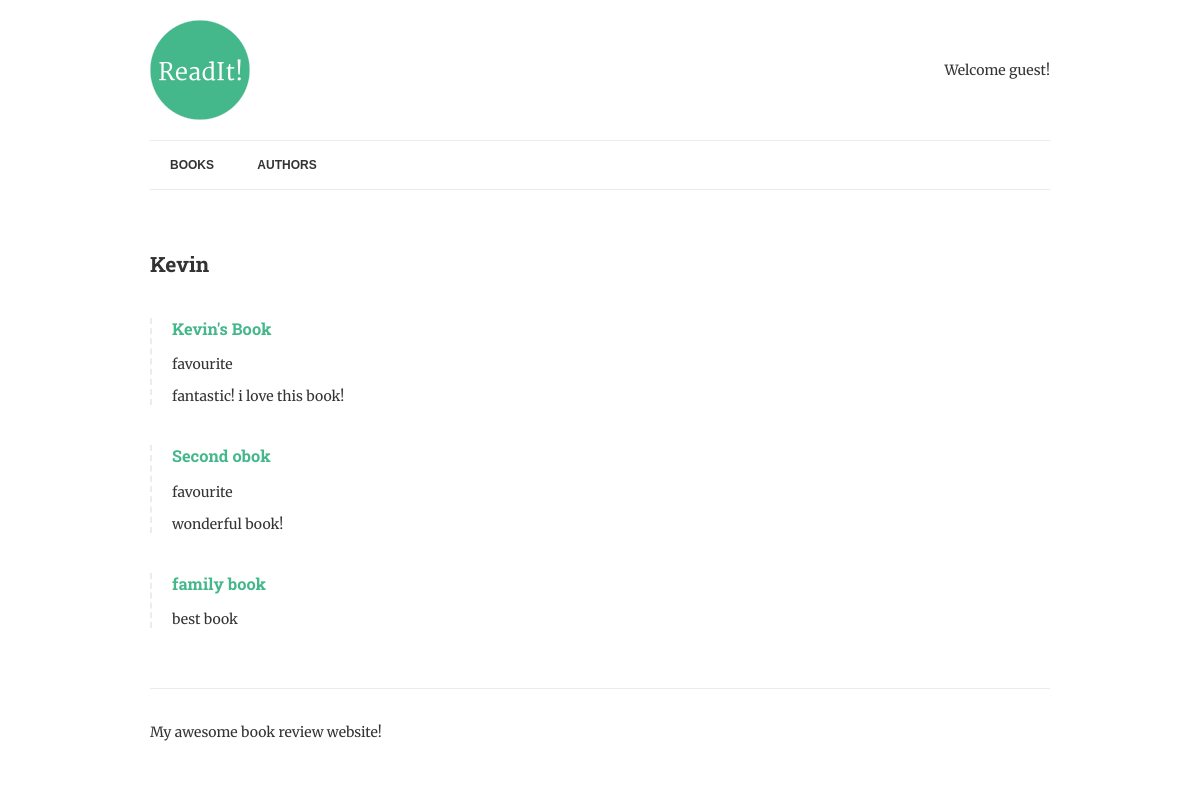
The app's page /authors/1/ with its own data.
### books/models.py (models this page shows, shortened)
class Author(models.Model):
	name = models.CharField(max_length=70, help_text="Use pen name, not real name", unique=True)

class Book(models.Model):
	title = models.CharField(max_length=150)
	authors = models.ManyToManyField("Author", related_name="books")
	review = models.TextField(blank=True, null=True)
	date_reviewed = models.DateTimeField(blank=True, null=True)
	is_favourite = models.BooleanField(default=False, verbose_name="Favourite?")

### books/views.py (the view)
# urls.py: url(r'^authors/(?P<pk>[-\w]+)/$', AuthorDetail.as_view(), name='author-detail'),
class AuthorDetail(DetailView):
	model = Author
	template_name = "author.html"

### books/templates/author.html
{% extends "base.html" %}
{% block content %}
		<h2>{{author.name}}</h2>
		{% for book in author.books.all %}
			{% if book.review %}
				<div class="book">
					<h3><a href="{% url 'book-detail' book.pk %}">{{book.title}}</a></h3>
					{% if book.is_favourite %}
						<p class="highlight">favourite</p>
					{% endif %}
					<p>{{book.review|linebreaks}}</p>
				</div>
			{% endif %}
		{% endfor %}
{% endblock content %}

### readit/templates/base.html (shortened to what this page needs)
{% load static %}
<!doctype html>
<html>
	<head>
		<link rel="stylesheet" href="{% static 'css/normalize.css' %}">
		<link rel="stylesheet" href="{% static 'css/style.css' %}">
	</head>
	<body>
		<div class="container">
			<header>
				<img src="{% static 'img/logo.png' %}" alt="ReadIt!" class="logo"/>
				<div class="welcome">
					{% if request.user.is_authenticated %}
						<p>Hello {{ request.user.username|title }}, you last logged in at {{ request.user.last_login|date:"D d M Y" }}</p>
					{% else %}
						<p>Welcome guest!</p>
					{% endif %}
				</div>
			</header>
			<nav>
				<a href="{% url 'books' %}">Books</a>
				<a href="{% url 'authors' %}">Authors</a>
			</nav>
			<main>
				{% block content %}{% endblock %}
			</main>
			<footer>
				<p>My awesome book review website!</p>
			</footer>
		</div>
	</body>
</html>

### readit/static/css/style.css (style rules this page uses)
.container { width: 900px; max-width: 90%; margin: 0 auto; padding: 0; }
header { border-bottom: 1px solid #ececec; padding: 20px 0; display: table; width: 100%; }
footer { border-top: 1px solid #ececec; padding: 20px 0; margin-top: 60px; }
.logo { padding-right: 20px; display: table-cell; }
.welcome { display: table-cell; vertical-align: middle; text-align: right; line-height: 1.5; }
nav { clear: both; border-bottom: 1px solid #ececec; margin-bottom: 60px; }
nav a { font-size: 12px; font-weight: bold; line-height: 18px; padding: 15px 20px; display: inline-block; text-transform: uppercase; font-family: Arial, serif; color: #333; }
.book { border-left: 2px dashed #ececec; padding-left: 20px; margin: 40px 0; }
body { font-family: 'Merriweather', serif; color: #333; font-size: 14px; }
h1, h2, h3, h4, h5, h6 { font-family: 'Roboto Slab', serif; }
a { color: #44B78B; text-decoration: none; }

### records on screen
Author: name "Kevin"
Book: title "Kevin's Book", is_favourite "favourite", review "fantastic! i love this book!"
Book: title "Second obok", is_favourite "favourite", review "wonderful book!"
Book: title "family book", review "best book"
